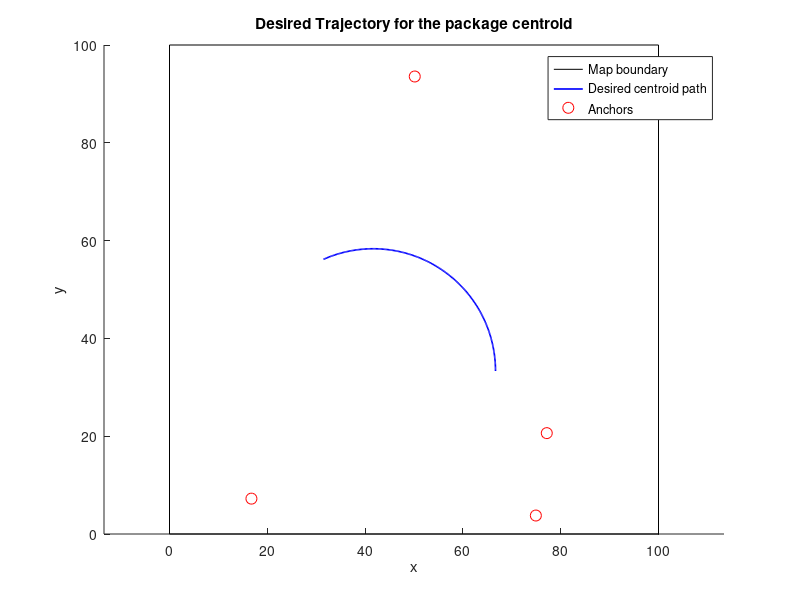

This chart was generated by the following MATLAB code: (Note: this script raises an error after producing the figure.)
%% Formation Control
% The objective of this script is to make the sworm of robot to follow a
% desired trajectory, maintaining a circle formation around the object to
% carry.
% We assume to know:
% -temporal law of the trajectory
% -robots already in the initial position perfectly around the object,
% pointing in the direction of the trajectory to follow.
% The robots have to estimate their position through an EKF algorithm that
% updates the predicted estimate with a measure of distance between the
% robots and some fixed anchors (whose positions are known). The
% orientation is treated separately, using a specific sensor.
clc; clear all; close all;

%% Simulation Parameters
Ts = 0.05;            % timestep
Tfinal = 10;           % total sim time (s)
K = round(Tfinal/Ts);
form_R = 3;           % formation radius around package centroid
%% Uncertainties
noise_std = 0.5; % [m] std on the distance measures with the anchors
sigma_theta = 0.05; % [RAD] std on the orientation measure 
Q = 0.1*eye(2); % process noise covariance (set to zero if no uncertainty on the model)

%% Building the environment (only inbound zone)
width = 100;
height = 100;
map.W = width;
map.H = height;
map.polygon = [0 0; map.W 0; map.W map.H; 0 map.H];

%% Anchors
Nanchors = 4;
anchors = zeros(Nanchors,2);
anchors(:,1) = map.W * rand(Nanchors,1);
anchors(:,2) = map.H * rand(Nanchors,1);

%% Initialization of package position (initial centroid)
Package.c(1) = map.W/1.5;
Package.c(2) = map.H/3;

% Desired trajectory for the package (arc of circle)
c_center = [Package.c(1); Package.c(2)];
traj_Amp = 25;                % Traj. radius
omega_traj = 0.2;             % angular velocity
for k=1:K
    t = (k-1)*Ts;
    c_des(:,k) = c_center - [traj_Amp;0] + traj_Amp * [cos(omega_traj*t); sin(omega_traj*t)];
    c_des_dot(:,k) = traj_Amp*omega_traj * [-sin(omega_traj*t); cos(omega_traj*t)];
    if atan2(c_des_dot(2,k),c_des_dot(1,k))>=0
        theta_des(k) = atan2(c_des_dot(2,k),c_des_dot(1,k));
    else
        theta_des(k) = atan2(c_des_dot(2,k),c_des_dot(1,k)) + 2*pi;
    end % in order to obtain a continuous theta
end


%% Plot desired trajectory and anchors (static)
fig = 0; %initialization for figure index
fig = fig+1;
figure(fig); clf; hold on; axis equal;
plot([0 map.W map.W 0 0],[0 0 map.H map.H 0],'k-'); % outline
plot(c_des(1,:),c_des(2,:),'b-','LineWidth',1.2);
plot(anchors(:,1),anchors(:,2),'ro','MarkerFaceColor','w','MarkerSize',8)
title('Desired Trajectory for the package centroid');
xlabel('x'); ylabel('y');
legend('Map boundary','Desired centroid path','Anchors');

% fig = fig+1;
% figure(fig);
% plot(linspace(1,Tfinal,length(theta_des)), theta_des(:)*180/pi);


%% Robots
Nrobots = 5;
Robots(Nrobots,1) = rob();
% Initial formation angles around the package
phi = linspace(0, 2*pi, Nrobots + 1); phi = phi(1:end-1);

%% Initial robot states (x,y,theta)
for i = 1:Nrobots
    Robots(i).id = i;
    Robots(i).x = zeros(3,1);
    Robots(i).x(1) = Package.c(1) + form_R * cos(phi(i)) + 0.5*randn(); % X
    Robots(i).x(2) = Package.c(2) + form_R * sin(phi(i)) + 0.5*randn(); % Y
    Robots(i).x(3) = theta_des(1); % heading
end

%% Initialisation for the estimation algorithm (recursive least square)
% We can't use EKF for the estimate's initialization (static situation)
for i = 1:Nrobots
    distances = sqrt(sum((anchors - [Robots(i).x(1), Robots(i).x(2)]).^2, 2));
    distances_noisy = distances + noise_std * randn(Nanchors, 1);

    [H,z,C] = trilateration(anchors, distances_noisy, 0.1);
    P = (H'*C^-1*H)^-1;
    x_ls = P*H'*C^-1*z;
    Robots(i).x_est(1) = x_ls(1);
    Robots(i).x_est(2) = x_ls(2);
    Robots(i).x_est(3) = Robots(i).x(3); % initial estimate on initial theta = exact initial theta
  
    P_values = [P, zeros(2, 1); zeros(1, 3)];
    P_values(3,3) = 0.1;
    Robots(i).P = P_values;
    
end

%% Initialisation for the control inputs
% initial zero control input
for i=1:Nrobots
    Robots(i).u = 0;
    Robots(i).omega = 0;
end


%% Controller gains and limits
k_rho   = 3.0;      % linear
k_alpha = 2.0;      % bearing
k_beta  = -1.0;     % final heading (must be negative)
v_max = 20.0;         % m/s
omega_max = 20.5;     % rad/s

%% Initialize figure for animation
fig = fig+1;
figure(fig); clf; hold on; axis equal;
plot([0 map.W map.W 0 0],[0 0 map.H map.H 0],'k-'); % outline
plot(anchors(:,1),anchors(:,2),'ro','MarkerFaceColor','w','MarkerSize',8)
h_des_path = plot(NaN,NaN,'b-'); % desired centroid path shown progressively
h_robots = gobjects(Nrobots,1);
for i=1:Nrobots
    h_robots(i) = plot(Robots(i).x(1), Robots(i).x(2), 'bo', 'MarkerFaceColor','w');
end
h_package = plot(Package.c(1), Package.c(2), 'ro', 'MarkerFaceColor','g', 'MarkerSize',8);
title('Robots following desired centroid while maintaining formation');
xlabel('x'); ylabel('y'); grid on;
legend('','Anchors','Desired Path','Robots','Package centroid','Location','bestoutside');

% define vector for actual package traj
act_traj = zeros(2,K);

%% Simulation loop
dt = Ts;
for k = 2:K
    % Current desired centroid and orientation
    % NB We make the hyp that these quantities are known
    cd = c_des(:,k);
    thd = theta_des(k);
    
    % For plotting desired path up to current time
    set(h_des_path,'XData',c_des(1,1:k),'YData',c_des(2,1:k));
    
    % For each robot compute desired formation position and control
    for i = 1:Nrobots
        % desired relative angle for this robot (rotate formation with theta_des)
        desired_theta = thd; %-> desired orientation of each robot is the same orientation of the package: to be revised!!
        desired_pos = cd + form_R * [cos(desired_theta + phi(i) - pi/2); sin(desired_theta + phi(i) - pi/2)];
        
        % Current robot state
        x_i = Robots(i).x(1);
        y_i = Robots(i).x(2);
        th_i = Robots(i).x(3);

        % Measure of distances wrt anchors and orientation
        distances = sqrt(sum((anchors - [Robots(i).x(1), Robots(i).x(2)]).^2, 2));
        distances_noisy = distances + noise_std * randn(Nanchors, 1);
        z_theta = th_i + sigma_theta*randn();

        % Estimation of position and orientation using EKF (based on the last control input)
        [Robots(i).x_est, Robots(i).P] = unicycle_ekf(Robots(i).x, Robots(i).P, Robots(i).u, Robots(i).omega, Ts, anchors, distances_noisy, noise_std, Q, sigma_theta, z_theta);
         % Compute (proportional) unicycle control to reach desired_pos and orientation aligned with theta_des
        [Robots(i).u, Robots(i).omega] = unicycle_controller2(Robots(i).x_est, desired_pos, desired_theta, k_rho, k_alpha,k_beta, v_max, omega_max);
        
        % Integrate unicycle dynamics (simple Euler)
        x_i = x_i + Robots(i).u * cos(th_i) * dt;
        y_i = y_i + Robots(i).u * sin(th_i) * dt;
        th_i = wrapToPi(th_i + Robots(i).omega * dt);
        
        Robots(i).x = [x_i; y_i; th_i];
    end
    
    % Update package centroid as the mean of robot positions
    avg_state = mean(reshape([Robots.x],3,[])',1)'; % Avg robots state
    Package.c = avg_state(1:2); % Extract only the x and y components
    act_traj(:,k) = Package.c;
    
    % Update plotting
    for i=1:Nrobots
        set(h_robots(i),'XData',Robots(i).x(1),'YData',Robots(i).x(2));
    end
    set(h_package,'XData',Package.c(1),'YData',Package.c(2));
    
    drawnow;
end

% err_traj = sqrt((act_traj(1,:)-c_des(1,:)).^2+(act_traj(1,:)-c_des(2,:)).^2);
% fig = fig+1;
% figure(fig); hold on;
% plot(linspace(1,400,K),err_traj,'-')




%%  Controller function (proportional unicycle controller) ---

function [v, omega] = unicycle_controller1(state, p_des, th_des, ...
                                               k_rho, k_alpha, k_beta, ...
                                               v_max, omega_max)
% state : [x; y; theta]
% p_des : desired position [x; y]
% th_des: desired final heading
% gains : k_rho>0, k_alpha>0, k_beta<0 (with k_alpha > k_rho recommended)

    x = state(1); y = state(2); th = state(3);
    dx = p_des(1) - x;
    dy = p_des(2) - y;

    rho   = hypot(dx, dy);
    alpha = atan2(dy, dx) - th;         % bearing error
    alpha = atan2(sin(alpha), cos(alpha));
    beta  = th_des - th - alpha;        % heading-at-goal error
    beta  = atan2(sin(beta), cos(beta));

    % Core law (robust, Lyapunov-based)
    v     = k_rho  * rho * cos(alpha);
    omega = k_alpha* alpha + k_beta * beta;

    % Optional: slow down when turning hard (helps with noise / sharp corners)
    v = v / (1 + 0.5*abs(alpha));

    % Saturations
    v     = max(-v_max, min(v_max, v));
    omega = max(-omega_max, min(omega_max, omega));
end

function [v, omega] = unicycle_controller2(state, p_des, th_des, ...
                                               k_rho, k_alpha, k_beta, ...
                                               v_max, omega_max)
% state : [x; y; theta]
% p_des : desired position [x; y]
% th_des: desired final heading
% gains : k_rho>0, k_alpha>0 (with k_alpha > k_rho recommended)

    x = state(1); y = state(2); th = state(3);
    dx = p_des(1) - x;
    dy = p_des(2) - y;

    rho   = norm([dx, dy]);
    alpha = atan2(dy, dx) - th;         % bearing error
    alpha = atan2(sin(alpha), cos(alpha));

    % Core law (simple proportional)
    v     = k_rho  * rho;
    omega = k_alpha* alpha;
end

%% Function for angle conversion
function t = wrapToPi(t)
    t = atan2(sin(t), cos(t));
end

%% Extended Kalman filter
function [state_est, P_est] = unicycle_ekf( ...
    state, P, v, omega, dt, anchors, distances, noise_std, Q, sigma_theta, z_theta)
% state = [x; y; theta]
% P     = 3x3 covariance
% v, omega = control inputs (omega used for prediction only)
% dt = timestep
% anchors = Nx2 anchor positions
% distances = Nx1 measured ranges to anchors
% noise_std = std of individual range measurements (used by trilateration)
% Q = 3x3 process noise covariance
% sigma_theta = std of the orientation sensor (rad)
% z_theta = measured orientation (rad) from the orientation sensor

    % --- Prediction ---
    x = state(1);
    y = state(2);
    th = state(3);

    % Nonlinear motion model
    x_pred  = x + v*dt*cos(th);
    y_pred  = y + v*dt*sin(th);
    th_pred = th + omega*dt;

    state_pred = [x_pred; y_pred; th_pred];

    % Jacobian A = df/dx evaluated at current state
    A = [1, 0, -v*dt*sin(th);
         0, 1,  v*dt*cos(th);
         0, 0,  1];
    % Jacobian G (effect of disturbances on the model)
    G = [ dt*cos(th), 0; 
          dt*sin(th), 0;
                0      , dt ];
    % Predicted covariance
    P_pred = A * P * A' + G * Q * G';

    % --- Measurement (trilateration for x,y) ---
    % trilateration returns H_xy (m-1 x 2), z_tril ((m-1)x1), and C ((m-1)x(m-1))
    [H_xy, z_tril, C] = trilateration(anchors, distances, noise_std);

    % Number of pseudo-range equations
    m = size(H_xy,1);

    % Extend H to include theta state and add orientation measurement row
    H_pos_extended = [H_xy, zeros(m,1)];   % m x 3
    H_theta = [0, 0, 1];                   % 1 x 3

    % Stack H and z
    H = [H_pos_extended; H_theta];         % (m+1) x 3
    z_stack = [z_tril; z_theta];           % (m+1) x 1

    % Predicted measurement (h) for the stack:
    h_pos = H_xy * state_pred(1:2);        % m x 1
    h_theta = state_pred(3);               % 1 x 1
    h_stack = [h_pos; h_theta];            % (m+1) x 1

    % Innovation (measurement residual)
    y_innov = z_stack - h_stack;

    % Normalize angular innovation (last element) to [-pi,pi]
    y_innov(end) = atan2(sin(y_innov(end)), cos(y_innov(end)));

    % Measurement covariance (stacked): trilateration C and orientation sigma
    C_new = blkdiag(C, sigma_theta^2);         % (m+1) x (m+1)

    % Kalman gain
    S = H * P_pred * H' + C_new;
    K = P_pred * H' / S;

    % State update
    dx = K * y_innov;
    state_est = state_pred + dx;

    % Normalize estimated theta to [-pi,pi]
    state_est(3) = atan2(sin(state_est(3)), cos(state_est(3)));

    % Covariance update (Joseph form can be used for numerical stability)
    I = eye(size(P));
    P_est = (I - K*H) * P_pred * (I - K*H)' + K * C_new * K';
end

%% trilateration function 
function [H,z,C] = trilateration(anchors, distances, noise_std)
    % Number of anchors
    n = size(anchors, 1);
    
    % Initialize matrices
    H = zeros(n-1, 2);
    z = zeros(n-1, 1);
    C = zeros(n-1);
    
    % Iterate over all anchors
    for i = 1:n-1
        % Fill the matrices
        H(i, :) = 2*[anchors(i+1, 1) - anchors(i, 1), anchors(i+1, 2) - anchors(i, 2)];
        z(i) = - distances(i+1)^2  + distances(i)^2 + anchors(i+1, 1)^2 - anchors(i, 1)^2 + anchors(i+1, 2)^2 - anchors(i, 2)^2;
        % Fill the covariance matrix
        if i == 1
            C(i,i) = 4 * noise_std^2 * (distances(i+1)^2 + distances(i)^2);
            if n > 2
                C(i,i+1) = -4 * noise_std^2 * distances(i+1)^2;
            end
        elseif i < n-1
            C(i,i-1) = -4 * noise_std^2 * distances(i)^2;
            C(i,i) = 4 * noise_std^2 * (distances(i+1)^2 + distances(i)^2);
            C(i,i+1) = -4 * noise_std^2 * distances(i+1)^2;
        else
            C(i,i-1) = -4 * noise_std^2 * distances(i)^2;
            C(i,i) = 4 * noise_std^2 * (distances(i+1)^2 + distances(i)^2);
        end
    end
end
